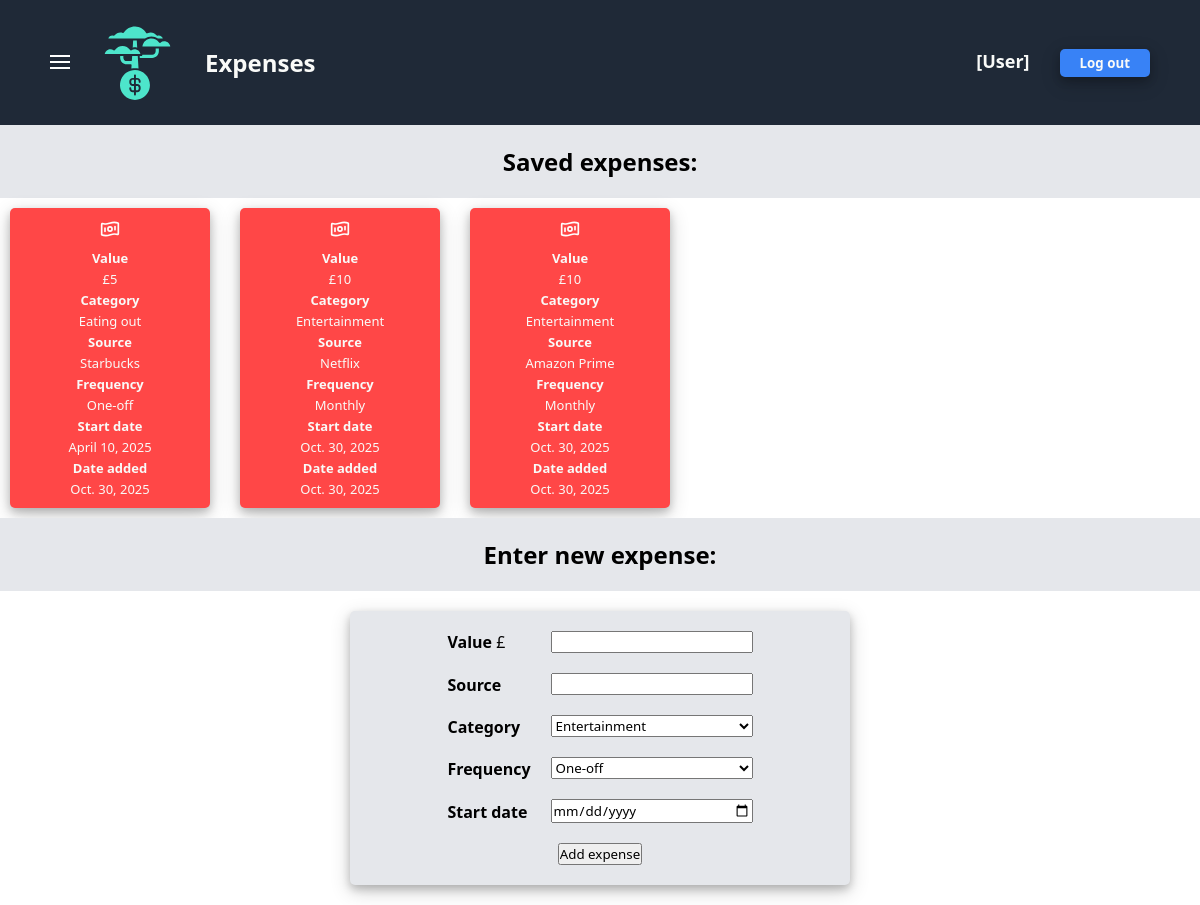
The page /finance/expenses/ on the database as committed earlier.
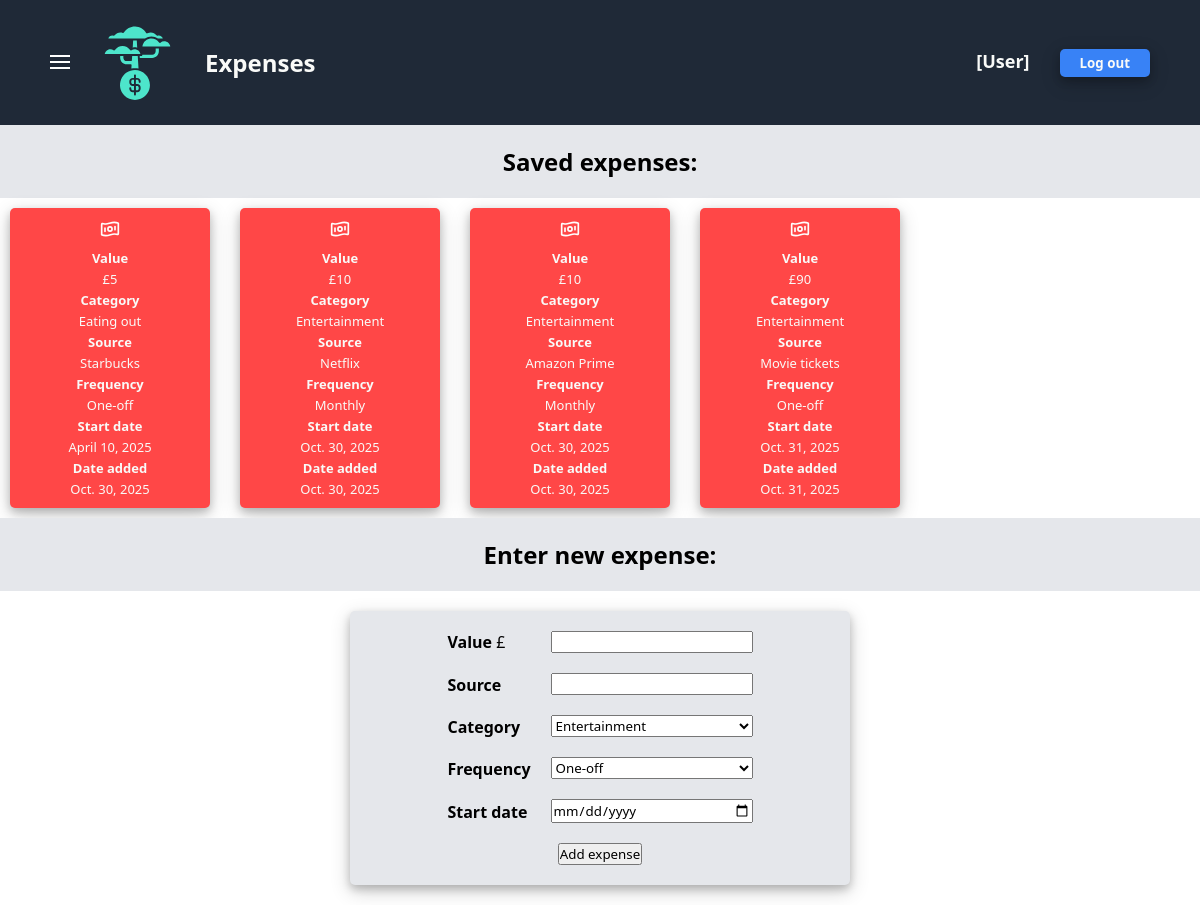
The same page on the database as committed later.
### finance/models.py (models this page shows)
class FinancialObject(models.Model):
    user = models.ForeignKey(User, on_delete=models.CASCADE) # A single user can have many instances of income/expenses/budgets
    value = models.IntegerField(default=0)
    startDate = models.DateField(default=datetime.date.today)
    addDate = models.DateField(default=datetime.date.today)
    class Meta:
        abstract = True # Makes the "FinancialObject" class an Abstract Base Class (ABC)

class Expense(FinancialObject):
    source = models.CharField(default="N/A", max_length=200)
    category = models.CharField(default="Entertainment", max_length=200)
    frequency = models.CharField(default="Monthly", max_length=200)

### finance/views.py (the view)
# urls.py: path("expenses/", views.expenses, name="expenses"),
def expenses(request):
    message = request.GET.get("message", "")
    expenses = sortFinancialObjectsByAscendingDate(list(Expense.objects.all()))
    return render(
        request,
        "finance/expenses.html",
        {
            "expenses": expenses,
            "message": message
        }
    )

### finance/views.py (called while the page is built)
def sortFinancialObjectsByAscendingDate(l):
    swaps = 1
    while swaps > 0:
        swaps = 0
        for i in range(len(l)-1):
            if l[i].startDate > l[i+1].startDate:
                temp = l[i]
                l[i] = l[i+1]
                l[i+1] = temp
                swaps = swaps + 1
    return l

### finance/templates/finance/expenses.html (shortened to what this page needs)
{% extends "finance/finance-base.html" %}
{% block header-title %}Expenses{% endblock %}
{% block finance_extra_css %}
    {% load static %}
    <link rel="stylesheet" href="{% static 'finance/expenses-style.css' %}">
{% endblock %}
{% block saved-label %}Saved expenses:{% endblock %}
{% block presence-check-and-list %}
    {% if expenses %}
        {% for i in expenses %}
            <li class="card">
                <div class="card-icon">
                </div>
                <div class="card-info">
                    <div><strong>Value</strong></div><div>£{{ i.value }}</div>
                    <div><strong>Category</strong></div><div>{{ i.category }}</div>
                    <div><strong>Source</strong></div><div>{{ i.source }}</div>
                    <div><strong>Frequency</strong></div><div>{{ i.frequency }}</div>
                    <div><strong>Start date</strong></div><div>{{ i.startDate }}</div>
                    <div><strong>Date added</strong></div><div>{{ i.addDate }}</div>
                </div>
            </li>
        {% endfor %}
    {% else %}
        <li>No expenses added yet.</li>
    {% endif %}
{% endblock %}
{% block enter-label %}Enter new expense:{% endblock %}
{% block form %}
    <form action="{% url 'finance:addExpense' %}" method="post" class="form">
        <div class="form-components">
            <div class="form-labels-and-answers">
                <div class="form-labels">
                    <label for="value"><strong>Value</strong>    £</label>
                    <label for="source"><strong>Source</strong></label>
                    <label for="category"><strong>Category</strong></label>
                    <div><strong>Frequency</strong></div>
                    <label for="startDate"><strong>Start date</strong></label>
                </div>
                <div class="form-answers">
                    <input type="text" id="value" name="value">
                    <input type="text" id="source" name="source">
                    <select id="category" name="category">
                        <option value="Entertainment">Entertainment</option>
                    </select>
                    <select id="frequency" name="frequency">
                        <option value="One-off">One-off</option>
                    </select>
                    <input type="date" id="startDate" name="startDate" value=date>
                </div>
            </div>
            <div class="submit">
                <input type="submit" value="Add expense">
            </div>
        </div>
    </form>
{% endblock %}

### finance/templates/finance/finance-base.html (shortened to what this page needs)
{% extends "dashboard/navbar-and-sidebar-base.html" %}
{% block extra_css %}
    {% load static %}
    <link rel="stylesheet" href="{% static 'finance/finance-base-style.css' %}">
    {% block finance_extra_css %}{% endblock %}
{% endblock %}
{% block content %}
    <div class="saved-label">
        <h2>{% block saved-label %}{% endblock %}</h2>
    </div>
    <div class="cards-section">
        <ul class="cards-group">
        {% block presence-check-and-list %}
        {% endblock %}
        </ul>
    </div>
    <div class="enter-label">
        <h2>{% block enter-label %}{% endblock %}</h2>
    </div>
    {% block form %}
    {% endblock %}
{% endblock %}

### dashboard/templates/dashboard/navbar-and-sidebar-base.html (shortened to what this page needs)
<!DOCTYPE html>
<html lang="en">
<head>
    {% load static %}
    <link rel="stylesheet" href="{% static 'dashboard/navbar-and-sidebar-base-style.css' %}">
    {% block extra_css %}{% endblock %}
</head>
<body>
    <div class="header">
        <ul class="header-left-side">
            <li>
                <button id="open-sidebar">
                    <svg width="20" height="20" viewBox="0 0 20 20" fill="none">
                        <rect y="3" width="20" height="2" fill="#fff"/>
                        <rect y="9" width="20" height="2" fill="#fff"/>
                        <rect y="15" width="20" height="2" fill="#fff"/>
                    </svg>
                </button>
            </li>
            {% load static %}
            <a href="{% url 'dashboard:dashboard' %}" class="logo-link">
                <img src="{% static 'dashboard/logo.png' %}">
            </a>
            <li>{% block header-title %}Dashboard{% endblock %}</li>
        </ul>
        <ul class="header-right-side">
            <li>
                [User]
            </li>
            <li>
                <button class="header-log-out">Log out</button>
            </li>
        </ul>
    </div>
    {% block content %}{% endblock %}
</body>
</html>

### dashboard/static/dashboard/navbar-and-sidebar-base-style.css (style rules this page uses)
* { padding: 0; margin: 0; box-sizing: border-box; font-family: system-ui, -apple-system, BlinkMacSystemFont, 'Segoe UI', Roboto, Oxygen, Ubuntu, Cantarell, 'Open Sans', 'Helvetica Neue', sans-serif; }
body { display: flex; flex-direction: column; }
a { text-decoration: none; font-size: 18px; color: #e5e7eb; display: flex; flex-direction: column; justify-content: center; align-items: center; }
ul { list-style: none; display: flex; gap: 30px; }
.header { display: flex; justify-content: space-between; align-items: center; padding: 25px 50px; background-color: #1F2937; }
.header-left-side { font-size: 24px; color: #f9faf8; font-weight: 600; display: flex; align-items: center; }
#open-sidebar { background-color: #1F2937; border-style: none; }
.header-right-side { font-size: 18px; color: #f9faf8; font-weight: 600; }
.header-log-out { background-color: #3882f6; color: #f9faf8; border-radius: 5px; border: none; padding: 5px 20px; font-weight: 600; box-shadow: 0 4px 8px 0 rgba(0, 0, 0, 0.2), 0 6px 20px 0 rgba(0, 0, 0, 0.19); }

### finance/static/finance/finance-base-style.css (style rules this page uses)
.saved-label, .enter-label { display: flex; justify-content: center; padding: 20px; background-color: #e5e7eb; color: black; }
.cards-section { margin: 10px; }
.cards-group { display: flex; flex-direction: row; flex-wrap: wrap; }
.card { display: flex; flex-direction: column; justify-content: center; align-items: center; border-radius: 5px; width: 200px; height: 300px; box-shadow: 0 4px 8px 0 rgba(0, 0, 0, 0.2), 0 6px 20px 0 rgba(0, 0, 0, 0.19); background-color: #3deb7a; padding: 10px; }
.card-icon { width: 100%; height: 10px; display: flex; justify-content: center; margin-bottom: 20px; }
.card-info { display: flex; flex-direction: column; justify-content: space-around; text-align: center; color: #f9faf8; gap: 3px; }
.form { display: flex; justify-content: center; margin: 20px; }
.form-components { display: flex; flex-direction: column; justify-content: center; width: 500px; gap: 20px; padding: 20px; background-color: #e5e7eb; border-radius: 5px; box-shadow: 0 4px 8px 0 rgba(0, 0, 0, 0.2), 0 6px 20px 0 rgba(0, 0, 0, 0.19); }
.form-labels-and-answers { display: flex; justify-content: center; gap: 20px; }
.form-labels { display: flex; flex-direction: column; justify-content: space-around; gap: 20px; }
.form-answers { display: flex; flex-direction: column; justify-content: space-around; gap: 20px; }
.submit { display: flex; justify-content: center; align-items: center; }

### finance/static/finance/expenses-style.css (style rules this page uses)
.card { background-color: #ff4747; padding: 5px; font-size: 13px; }

Rows that differ between the two databases and show on the page:
added Expense: value "90", category "Entertainment", source "Movie tickets", frequency "One-off", startDate "Oct. 31, 2025", addDate "Oct. 31, 2025"
